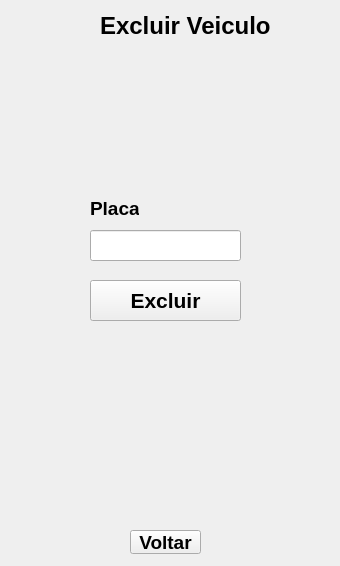
<?xml version="1.0" encoding="UTF-8"?>
<ui version="4.0">
 <class>excluirveiculo</class>
 <widget class="QWidget" name="excluirveiculo">
  <property name="geometry">
   <rect>
    <x>0</x>
    <y>0</y>
    <width>340</width>
    <height>566</height>
   </rect>
  </property>
  <property name="windowTitle">
   <string>Form</string>
  </property>
  <widget class="QLabel" name="label">
   <property name="geometry">
    <rect>
     <x>100</x>
     <y>10</y>
     <width>171</width>
     <height>31</height>
    </rect>
   </property>
   <property name="font">
    <font>
     <pointsize>18</pointsize>
     <bold>true</bold>
    </font>
   </property>
   <property name="text">
    <string>Excluir Veiculo</string>
   </property>
  </widget>
  <widget class="QPushButton" name="pushButton">
   <property name="geometry">
    <rect>
     <x>130</x>
     <y>530</y>
     <width>71</width>
     <height>24</height>
    </rect>
   </property>
   <property name="font">
    <font>
     <pointsize>14</pointsize>
     <bold>true</bold>
    </font>
   </property>
   <property name="text">
    <string>Voltar</string>
   </property>
  </widget>
  <widget class="QPushButton" name="pushButton_2">
   <property name="geometry">
    <rect>
     <x>90</x>
     <y>280</y>
     <width>151</width>
     <height>41</height>
    </rect>
   </property>
   <property name="font">
    <font>
     <pointsize>16</pointsize>
     <bold>true</bold>
    </font>
   </property>
   <property name="text">
    <string>Excluir</string>
   </property>
  </widget>
  <widget class="QLineEdit" name="editPlaca">
   <property name="geometry">
    <rect>
     <x>90</x>
     <y>230</y>
     <width>151</width>
     <height>31</height>
    </rect>
   </property>
   <property name="inputMethodHints">
    <set>Qt::ImhHiddenText</set>
   </property>
  </widget>
  <widget class="QLabel" name="label_2">
   <property name="geometry">
    <rect>
     <x>90</x>
     <y>200</y>
     <width>49</width>
     <height>16</height>
    </rect>
   </property>
   <property name="font">
    <font>
     <pointsize>14</pointsize>
     <bold>true</bold>
    </font>
   </property>
   <property name="text">
    <string>Placa</string>
   </property>
  </widget>
 </widget>
 <resources/>
 <connections/>
</ui>
